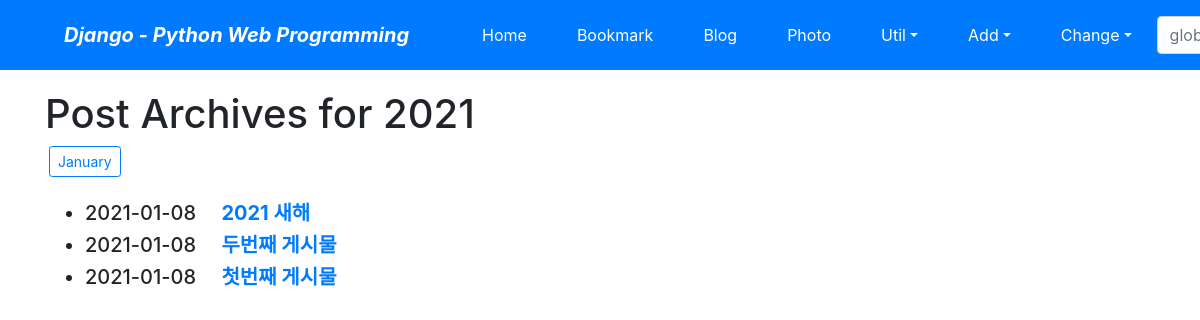
/blog/archive/2021/, run on an earlier commit of the app's database.
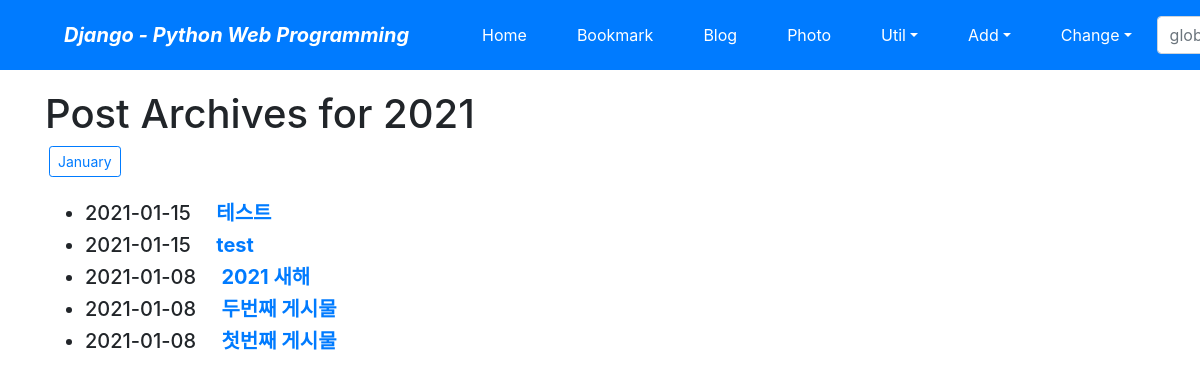
And on a later commit of the database.
### blog/models.py (models this page shows, shortened)
class Post(models.Model):
    title = models.CharField(verbose_name='TITLE', max_length=50)
    slug = models.SlugField('SLUG', unique=True, allow_unicode=True, help_text='one word for title alias.')
    description = models.CharField('DESCRIPTION', max_length=100, blank=True, help_text='simple description text.')
    content = models.TextField('CONTENT')
    create_dt = models.DateTimeField('CREATE DATE', auto_now_add=True)
    modify_dt = models.DateTimeField('MODIFY DATE', auto_now=True)
    tags = TaggableManager(blank=True)
    owner = models.ForeignKey(User, on_delete=models.CASCADE, verbose_name='OWNER', blank=True, null=True)
    class Meta:
        verbose_name = 'post'
        verbose_name_plural = 'posts'
        db_table = 'blog_posts'
        ordering = ('-modify_dt',)
    def get_absolute_url(self):
        return reverse('blog:post_detail', args=(self.slug,))

### blog/views.py (the view)
# urls.py: path('archive/<int:year>/', views.PostYAV.as_view(), name='post_year_archive'),
class PostYAV(YearArchiveView):
    model = Post
    date_field = 'modify_dt'
    make_object_list = True

### blog/templates/blog/post_archive_year.html (shortened to what this page needs)
{% extends "base.html" %}
{% block content %}
    <h1>Post Archives for {{ year|date:"Y" }}</h1>
    {% for date in date_list %}
    <a href="{% url 'blog:post_month_archive' date|date:'Y' date|date:'b' %}"
       class="btn btn-outline-primary btn-sm mx-1">
        {{ date|date:"F" }}</a>
    {% endfor %}
    <br><br>
    <div>
        <ul>
            {% for post in object_list %}
            <li class="h5">
                {{ post.modify_dt|date:"Y-m-d" }}&emsp;
                <a href="{{ post.get_absolute_url }}"><strong>{{ post.title }}</strong></a>
            </li>
            {% endfor %}
        </ul>
    </div>
{% endblock %}

What changed in the data, as far as the page shows it:
added Post: modify_dt "2021-01-15", title "테스트"
added Post: modify_dt "2021-01-15", title "test"
